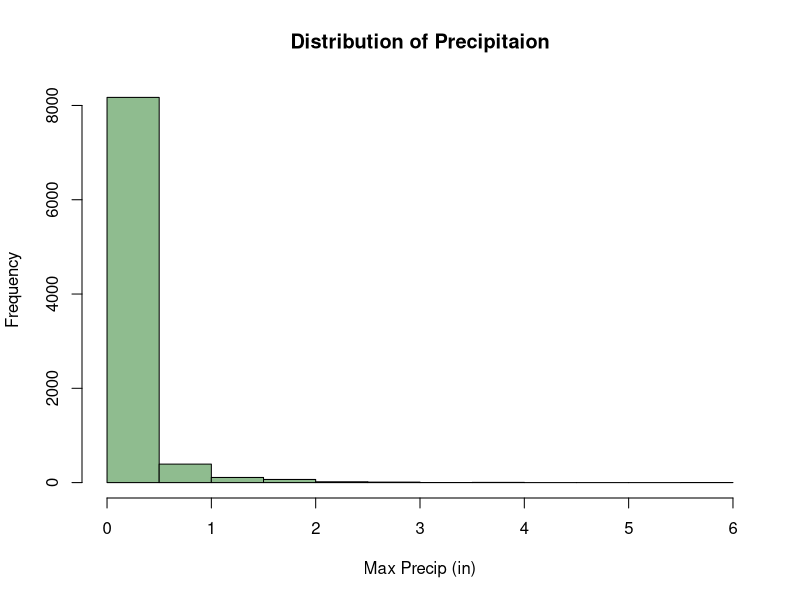
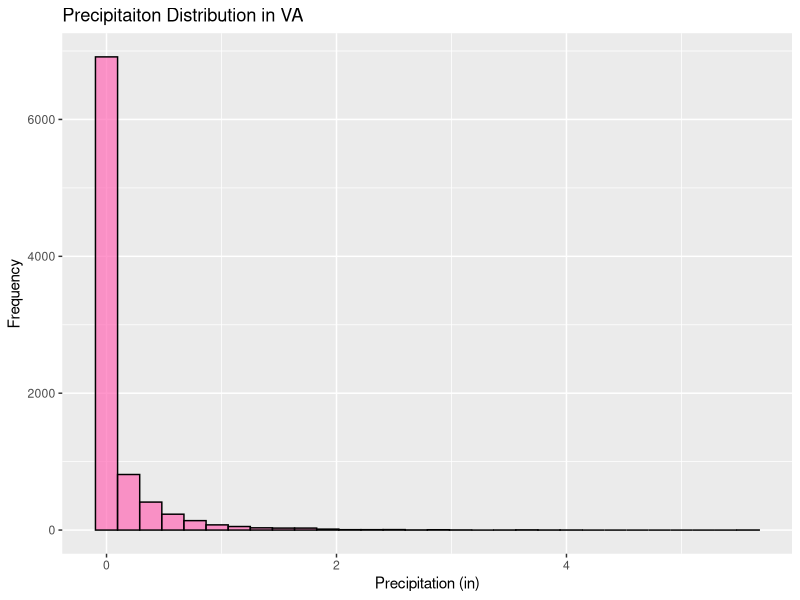
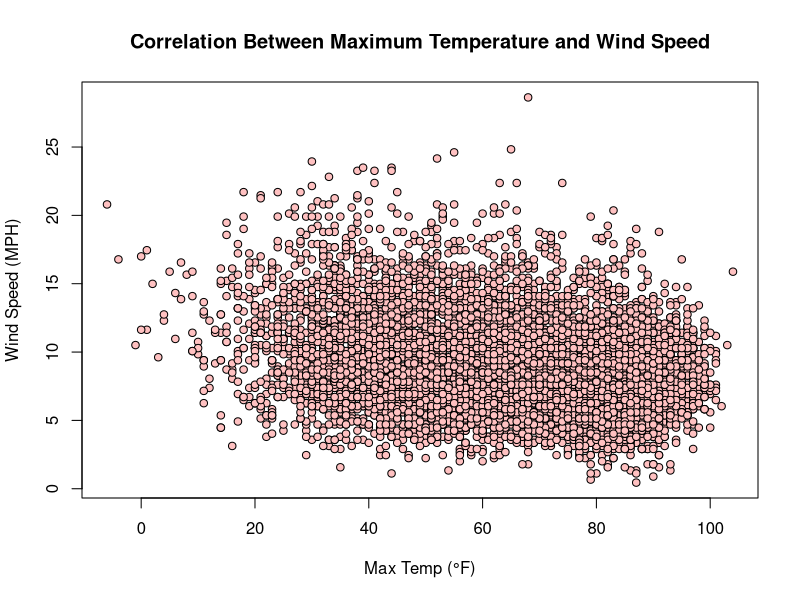
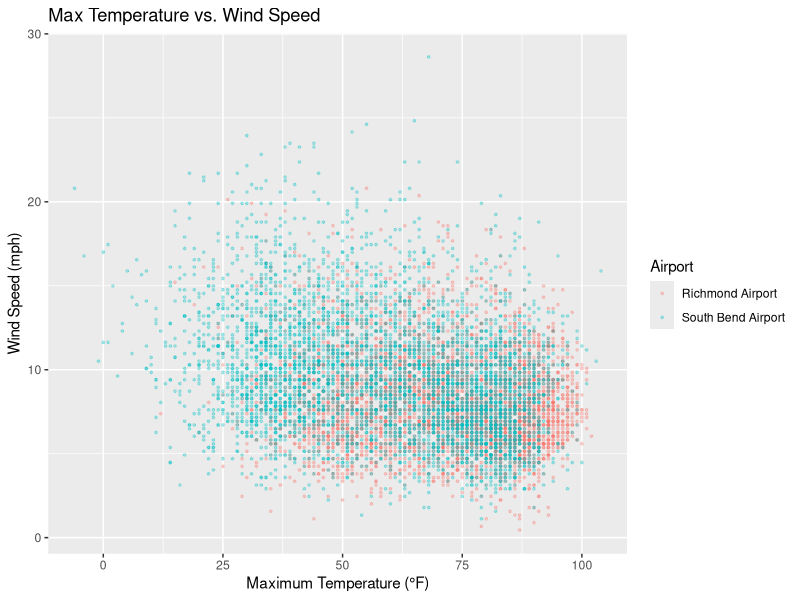
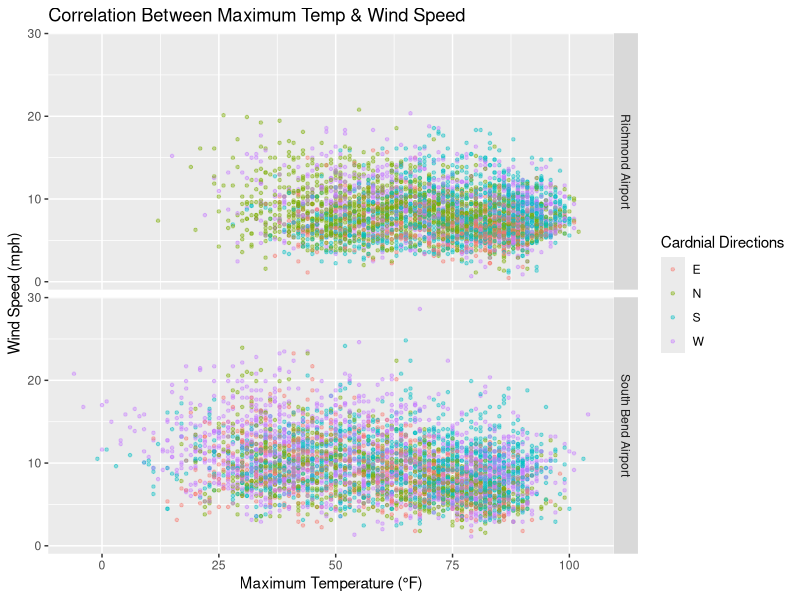

These figures' R source, in order:
## ---- chunk 1
knitr::opts_chunk$set(warning = FALSE, echo = TRUE, message = F)
## ---- chunk 2
# read in csv file
Potato_Chips <- read.csv("data_week_01.csv",
                         stringsAsFactors = TRUE)
# require r packages
require(lubridate)
require (ggplot2)
# assign proper date column
Potato_Chips$Date <- ymd(Potato_Chips$date)
str(Potato_Chips$Date)
## ---- chunk 3
hist(Potato_Chips$prcp,
     xlab = "Max Precip (in)",
     main = "Distribution of Precipitaion",
     col = "darkseagreen")
## ---- chunk 4
ggplot(Potato_Chips,
       aes(x = prcp))+
  geom_histogram(fill = "hotpink",
                 color = "black",
                 alpha = 0.7)+
  labs(x = "Precipitation (in)",
       y = "Frequency",
       title = "Precipitaiton Distribution in VA")
## ---- chunk 5
plot(x = Potato_Chips$tmax,
     y = Potato_Chips$wind_speed,
     xlab = "Max Temp (°F)",
     ylab = "Wind Speed (MPH)",
     main = "Correlation Between Maximum Temperature and Wind Speed",
     pch = 21, 
     bg = "rosybrown1",
     col = "black",
     cex = 1,
     lwd = 1)

## ---- chunk 6
ggplot(Potato_Chips,
       aes(x = tmax,
           y = wind_speed,
           color = station_location))+
  geom_point(alpha = 0.3,
             size = 1.1,
             shape = 20)+
  labs(x = "Maximum Temperature (°F)",
       y = "Wind Speed (mph)",
       title = "Max Temperature vs. Wind Speed",
       color = "Airport")

## ---- chunk 7
ggplot(Potato_Chips,
       aes(x = tmax,
           y = wind_speed,
           color = wind_cardinal))+
  geom_point(alpha = 0.4,
             size = 1.5,
             shape = 20)+
  labs(x = "Maximum Temperature (°F)",
       y = "Wind Speed (mph)",
       title = "Correlation Between Maximum Temp & Wind Speed",
       color = "Cardnial Directions")+
  facet_grid(rows = vars(station_location))

